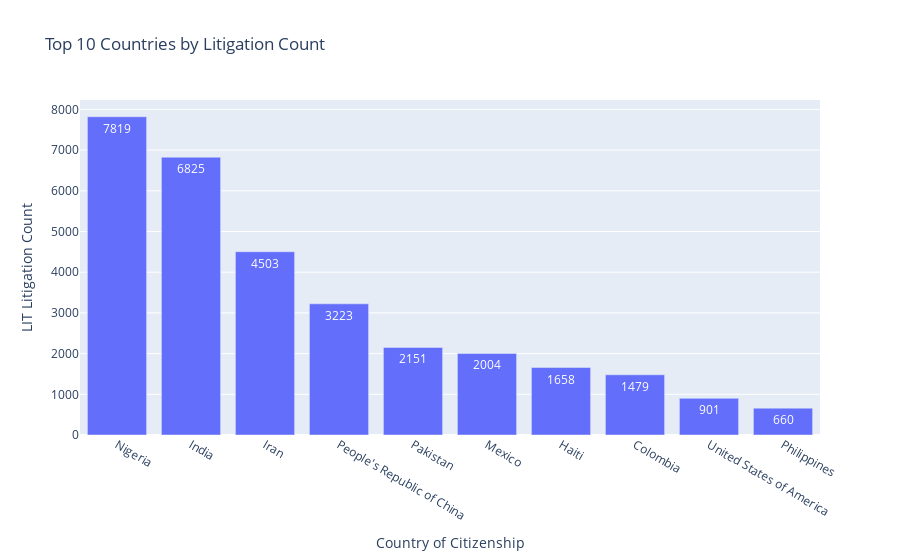

Source (notebook cell):
### Markdown cell above
## 3. Countries Showing Up in Both Datasets
When we looked at the top countries in both litigation counts and A34(1) refusals, we found a few countries that showed up in both lists:

- Iran: 4,503 litigation cases and 70 A34(1) refusals

- India: 6,825 litigations and 32 refusals

- China: 3,223 litigations and 57 refusals

This suggests these countries are being scrutinized more, though that is just a hypothesis. We would need more data (like total application numbers or approval rates) to say anything with certainty.

At the same time, some countries only appear in one list:

- Nigeria had the highest number of litigation cases (7,819) but only 6 A34(1) refusals.

- Ukraine and Syria had very high A34(1) refusals (176 and 101), but they are not even in the top 10 for litigation counts.

### Code cell
top_countries = lit.groupby("Country of Citizenship")["LIT Litigation Count"].sum().nlargest(10).reset_index()
fig = px.bar(top_countries, x="Country of Citizenship", y="LIT Litigation Count",
             title="Top 10 Countries by Litigation Count", text_auto=True)
fig.show()

### Figure 1 — Plotly figure (JSON) as saved in the notebook; plotly's stock layout.template omitted (floating-point values rounded to 4 significant figures)
{"data": [{"hovertemplate": "Country of Citizenship=%{x}<br>LIT Litigation Count=%{y}<extra></extra>", "legendgroup": "", "marker": {"color": "#636efa", "pattern": {"shape": ""}}, "name": "", "orientation": "v", "showlegend": false, "textposition": "auto", "texttemplate": "%{y}", "type": "bar", "x": ["Nigeria", "India", "Iran", "People's Republic of China", "Pakistan", "Mexico", "Haiti", "Colombia", "United States of America", "Philippines"], "xaxis": "x", "y": [7819, 6825, 4503, 3223, 2151, 2004, 1658, 1479, 901, 660], "yaxis": "y"}], "layout": {"barmode": "relative", "legend": {"tracegroupgap": 0}, "title": {"text": "Top 10 Countries by Litigation Count"}, "xaxis": {"anchor": "y", "domain": [0, 1], "title": {"text": "Country of Citizenship"}}, "yaxis": {"anchor": "x", "domain": [0, 1], "title": {"text": "LIT Litigation Count"}}}}
